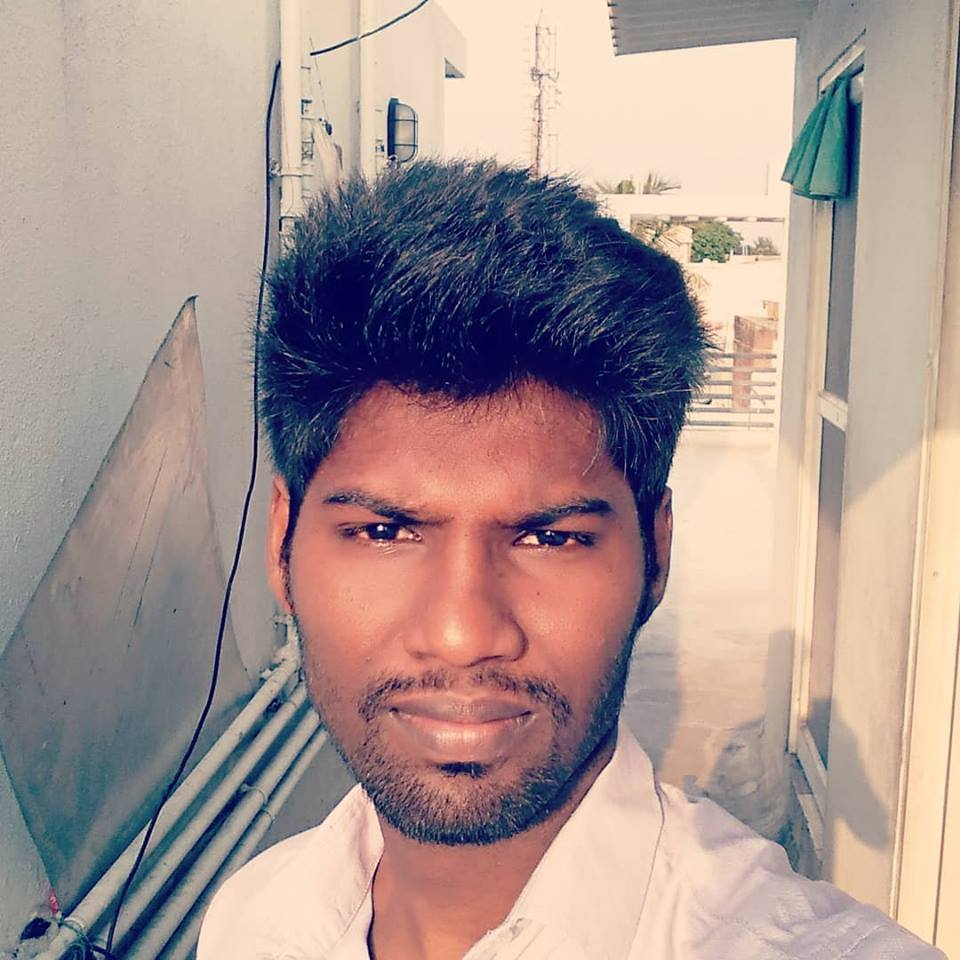
#> input picture Fingerprint module/a1.jpg, 960 x 960 px; the run also reads 1 picture not shown here
$ python faceex.py
#> lines starting #> are read from the running program, lines starting #| are printed output that depends on the picture; after the words box and inside, x2 and y2 are one past the last pixel; in counts of white or black regions, pixels touching at a corner belong together
import cv2
import numpy as np

# Read the main image
img_rgb = cv2.imread('a1.jpg')
#> img_rgb is the input picture: shape (960, 960, 3); mean B, G, R 144.8, 149.2, 168.9

# Convert it to grayscale
img_gray = cv2.cvtColor(img_rgb, cv2.COLOR_BGR2GRAY)
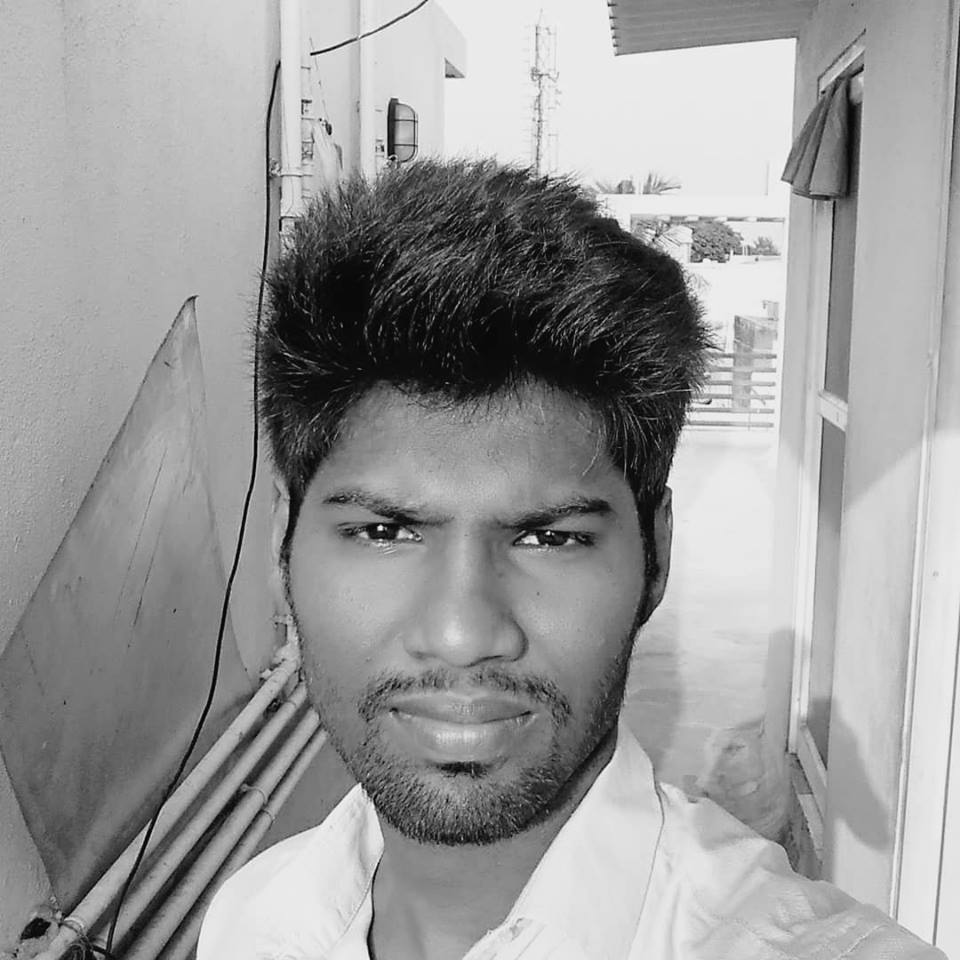
#> img_gray: shape (960, 960); min 0, max 252, mean 154.6

# Read the template
template = cv2.imread('a2.jpg', 0)
#> template: shape (960, 960); min 0, max 254, mean 154.6

# Store width and heigth of template in w and h
w, h = template.shape[::-1]
#> w = 960; h = 960

# Perform match operations.
res = cv2.matchTemplate(img_gray, template, cv2.TM_CCOEFF_NORMED)
#> res = [1]

# Specify a threshold
threshold = 0.8

# Store the coordinates of matched area in a numpy array
loc = np.where(res >= threshold)
#> loc = ([0], [0])

# Draw a rectangle around the matched region.
for pt in zip(*loc[::-1]):
    cv2.rectangle(img_rgb, pt, (pt[0] + w, pt[1] + h), (0, 255, 255), 2)
#> this loop made 1 pass
#> pt on pass 1: (0, 0)
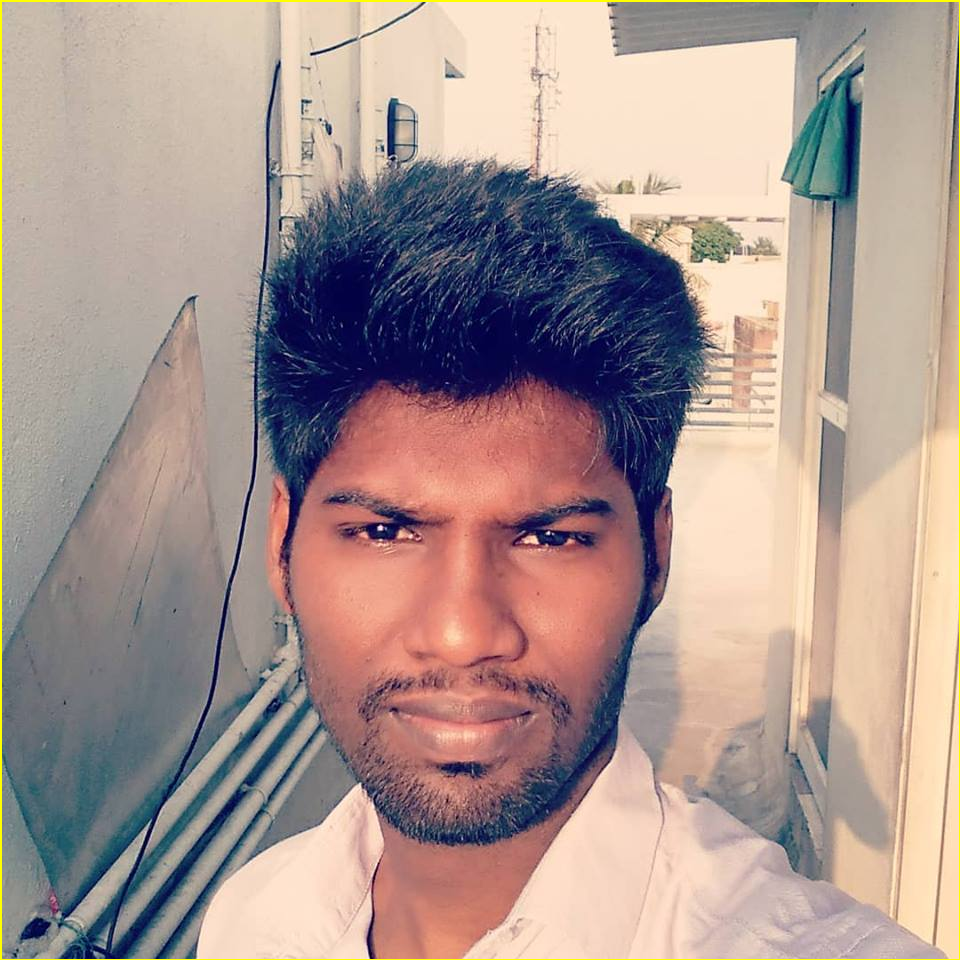
#> img_rgb: shape (960, 960, 3); 0.62% of pixels changed, all inside (x1, y1, x2, y2) = (0, 0, 960, 960)

# Show the final image with the matched area.
cv2.imshow('Detected', img_rgb)
cv2.waitKey(0)
